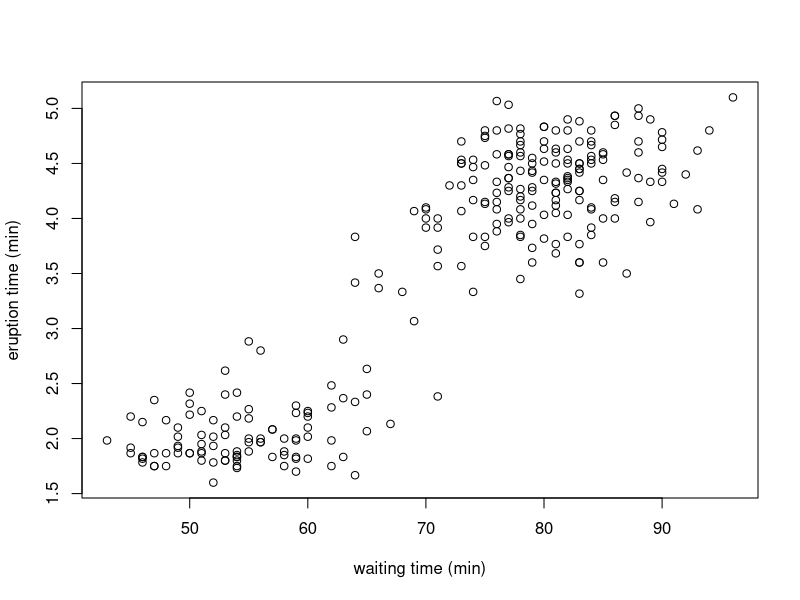
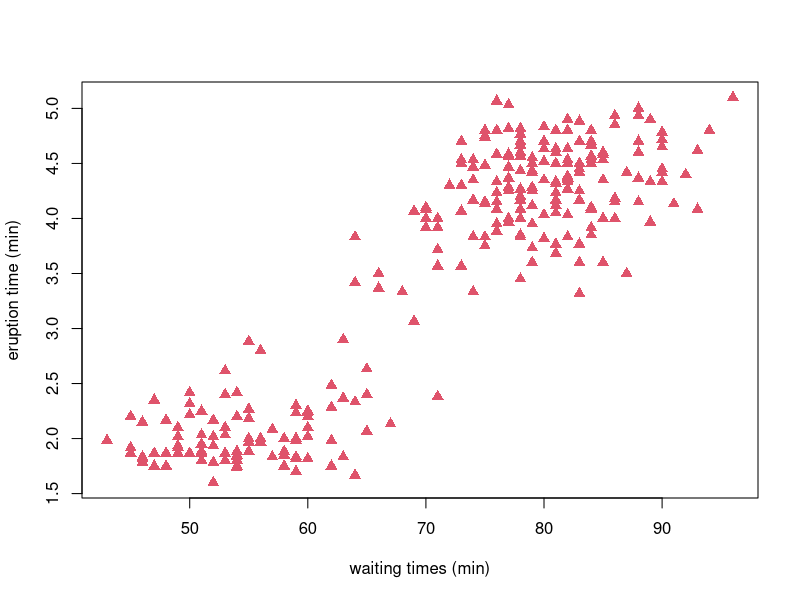
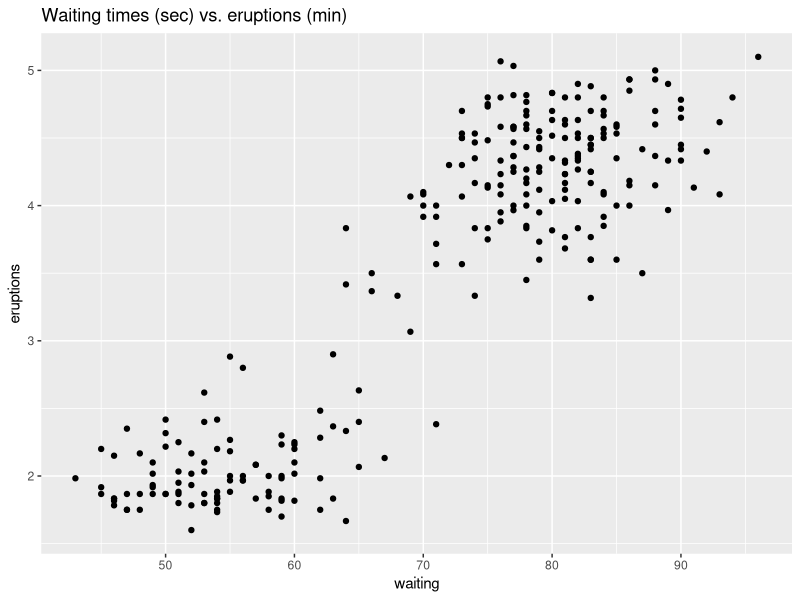
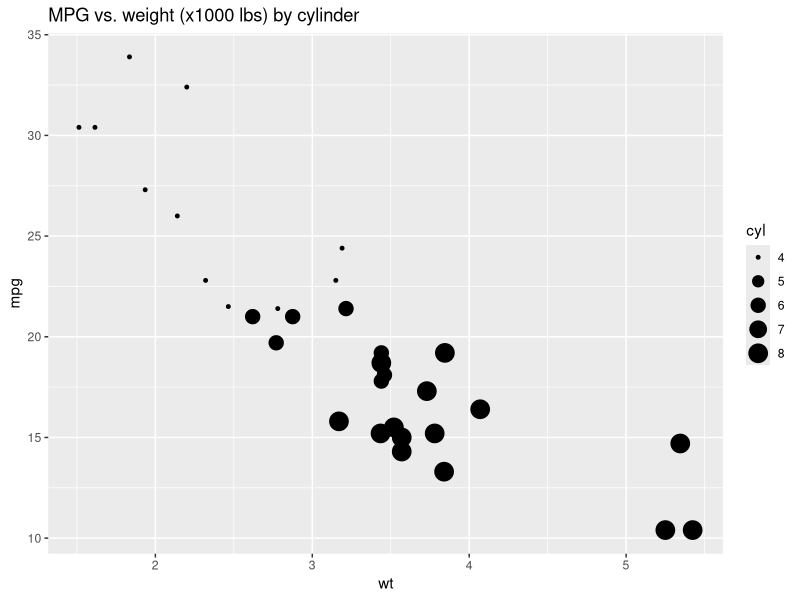
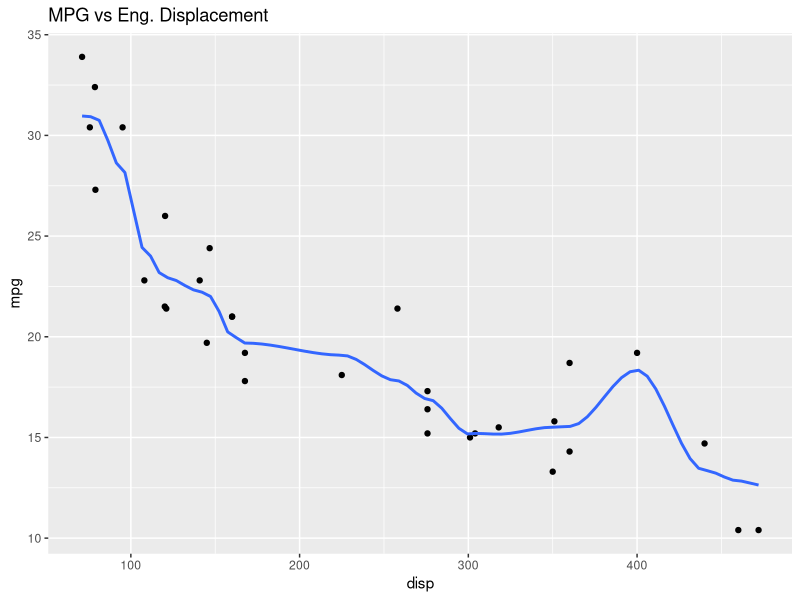
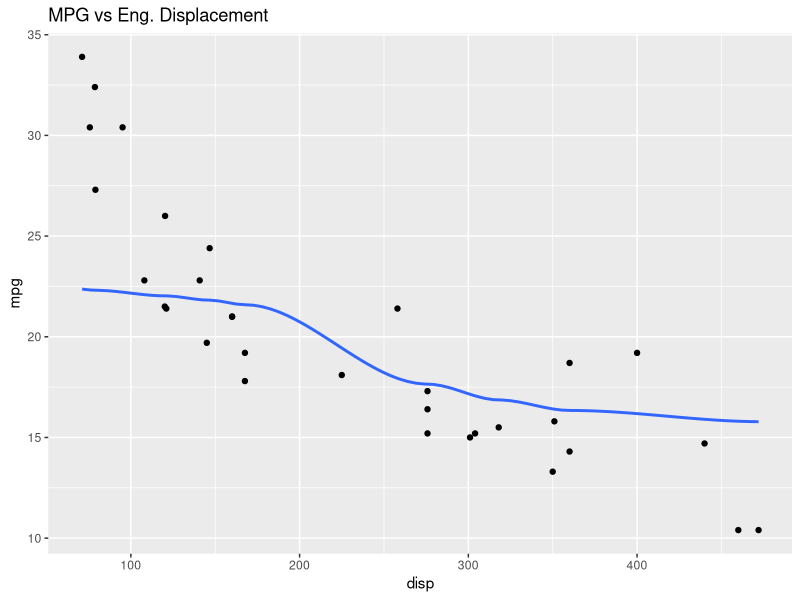
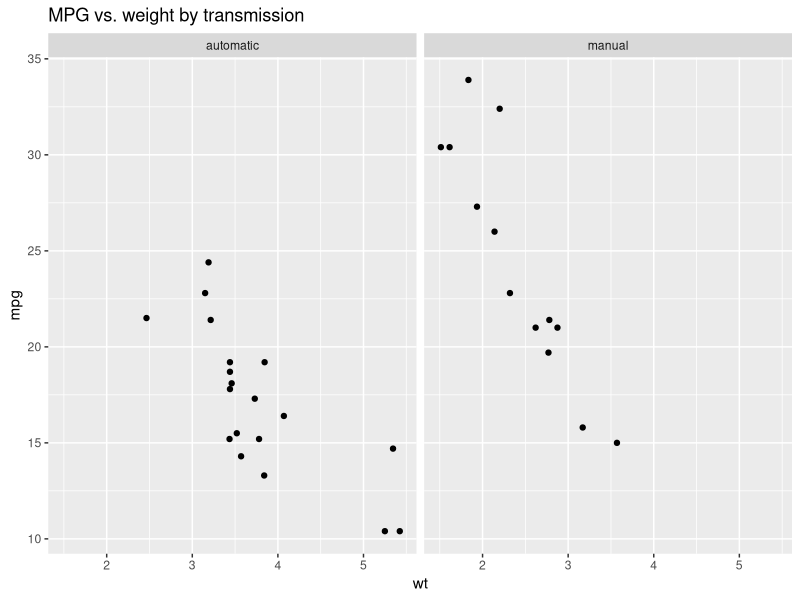
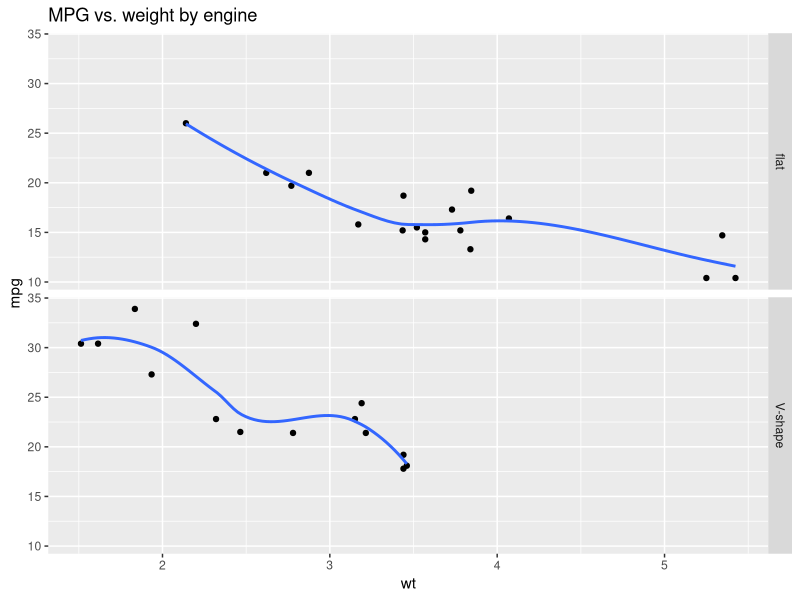

Recreate these plots in R, in order.
## ---- chunk 1
knitr::opts_chunk$set(echo = TRUE)
## ---- chunk 2
library('ggplot2')
## ---- chunk 3
plot(faithful$waiting,
faithful$eruptions,
xlab = "waiting time (min)",
ylab = "eruption time (min)")
## ---- chunk 4
plot(faithful$waiting,
faithful$eruptions,
pch = 17,
col = 2,
cex = 1.2,
xlab = "waiting times (min)",
ylab = "eruption time (min)")
## ---- chunk 5
qplot(x = waiting,
y = eruptions,
data = faithful,
main = "Waiting times (sec) vs. eruptions (min)")
## ---- chunk 6
qplot(x = wt,
y = mpg,
data = mtcars,
size = cyl,
main = "MPG vs. weight (x1000 lbs) by cylinder")
## ---- chunk 7
qplot(disp,
mpg,
data = mtcars,
main = "MPG vs Eng. Displacement") +
stat_smooth(method = "loess",
method.args = list(degree = 0),
span = 0.2,
se = FALSE)
## ---- chunk 8
qplot(disp,
mpg,
data = mtcars,
main = "MPG vs Eng. Displacement") +
stat_smooth(method = "loess",
method.args = list(degree = 0),
span = 1,
se = FALSE)
## ---- chunk 9
# add new dataframe columns with more appropriate names for
# better axes labeling in future graphs
mtcars$amf[mtcars$am==0] = 'automatic'
mtcars$amf[mtcars$am==1] = 'manual'
mtcars$vsf[mtcars$vs==0] = 'flat'
mtcars$vsf[mtcars$vs==1] = 'V-shape'
qplot(x = wt,
y = mpg,
facets = .~amf,
data = mtcars,
main = "MPG vs. weight by transmission")
## ---- chunk 10
mtcars$amf[mtcars$am==0] = 'automatic'
mtcars$amf[mtcars$am==1] = 'manual'
mtcars$vsf[mtcars$vs==0] = 'flat'
mtcars$vsf[mtcars$vs==1] = 'V-shape'
qplot(x = wt,
y = mpg,
facets = vsf~.,
data = mtcars,
main = "MPG vs. weight by engine") +
stat_smooth(se = FALSE)
## ---- chunk 11
mtcars$amf[mtcars$am==0] = 'automatic'
mtcars$amf[mtcars$am==1] = 'manual'
mtcars$vsf[mtcars$vs==0] = 'flat'
mtcars$vsf[mtcars$vs==1] = 'V-shape'
qplot(x = wt,
y = mpg,
data = mtcars,
facets = vsf~amf,
main = "MPG vs. weight by transmission and engine")
## ---- chunk 12
# create a new dataframe with three columns: cty, hwy, and disp
DF = mpg[, c("cty", "hwy", "displ")]
plot(DF, main = "City MPG vs. Highway MPG vs. Engine Volume")
## ---- chunk 13
library(GGally)
DF = mpg[, c("cty", "hwy", "displ")]
ggpairs(DF)
## ---- chunk 14
x_grid = seq(-1, 1, length.out = 100)
y_grid = x_grid
# create a dataframe containing all possible combinations of x,y
R = expand.grid(x_grid, y_grid)
# number of rows is 100 x 100 - one for each combination
dim(R)
## [1] 10000 2
# modify column names for clear axes labeling
names(R) = c('x', 'y')
R$z = R$x^2 + R$y^2
head(R)
## x y z
## 1 -1.0000000 -1 2.000000
## 2 -0.9797980 -1 1.960004
## 3 -0.9595960 -1 1.920824
## 4 -0.9393939 -1 1.882461
## 5 -0.9191919 -1 1.844914
## 6 -0.8989899 -1 1.808183
ggplot(R, aes(x = x,y = y, z = z)) + stat_contour()
